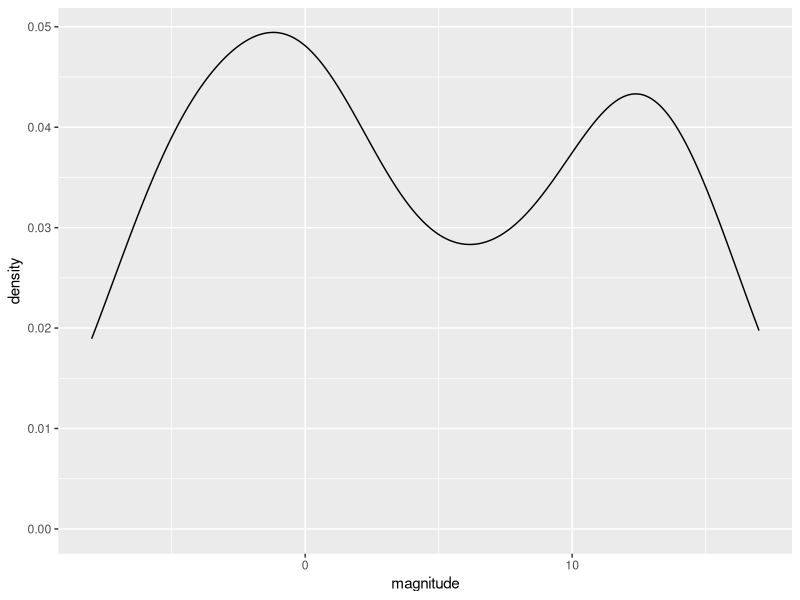
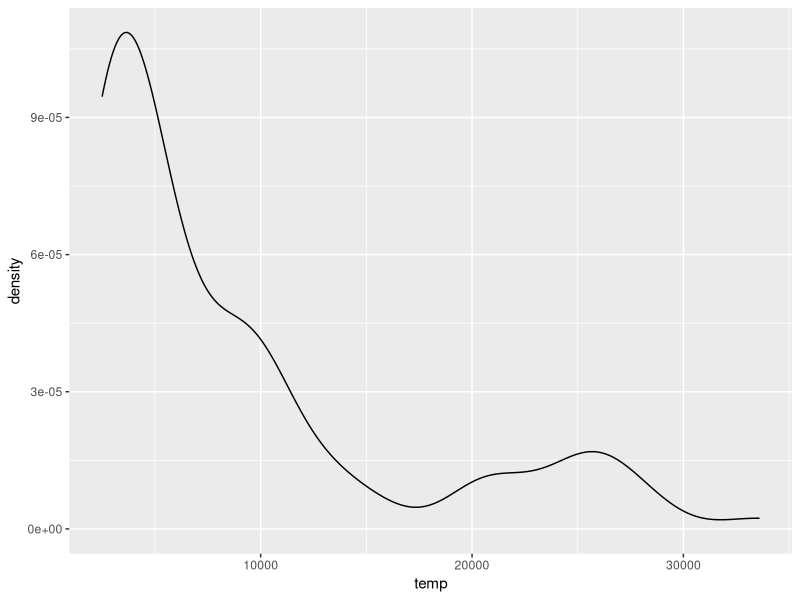
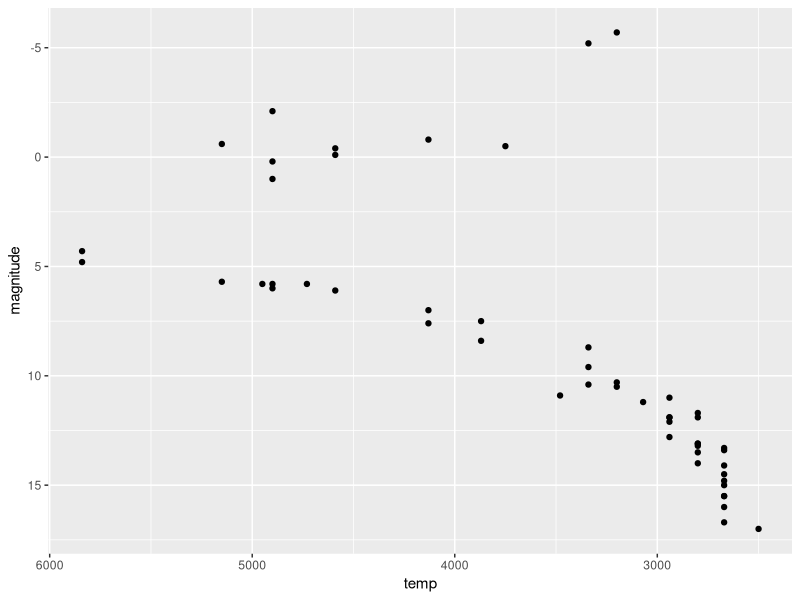
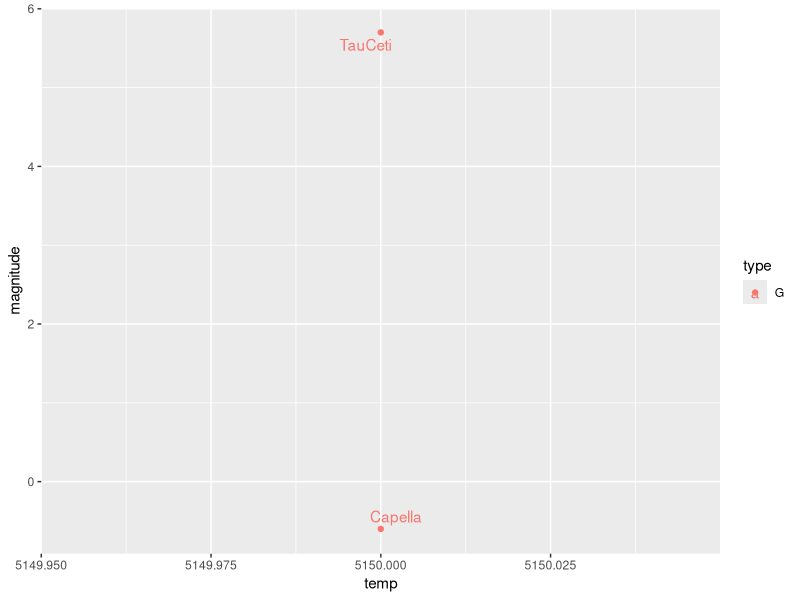
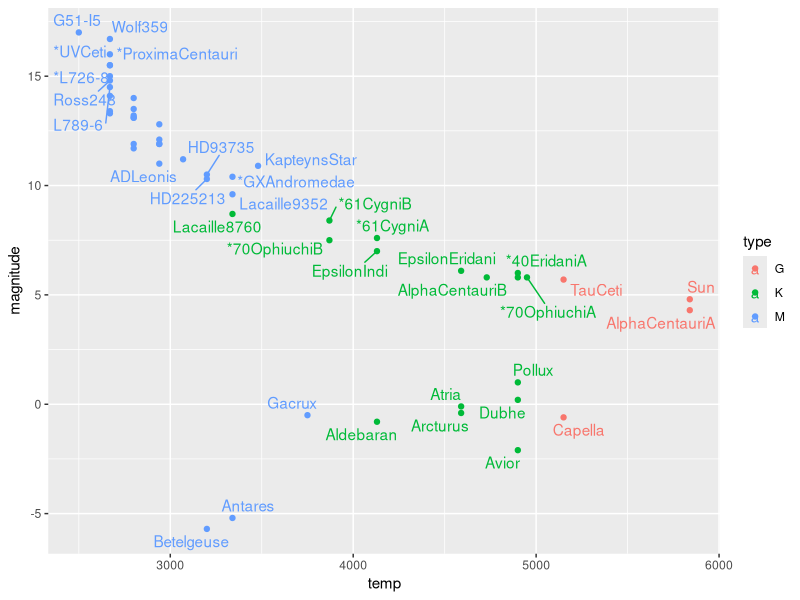
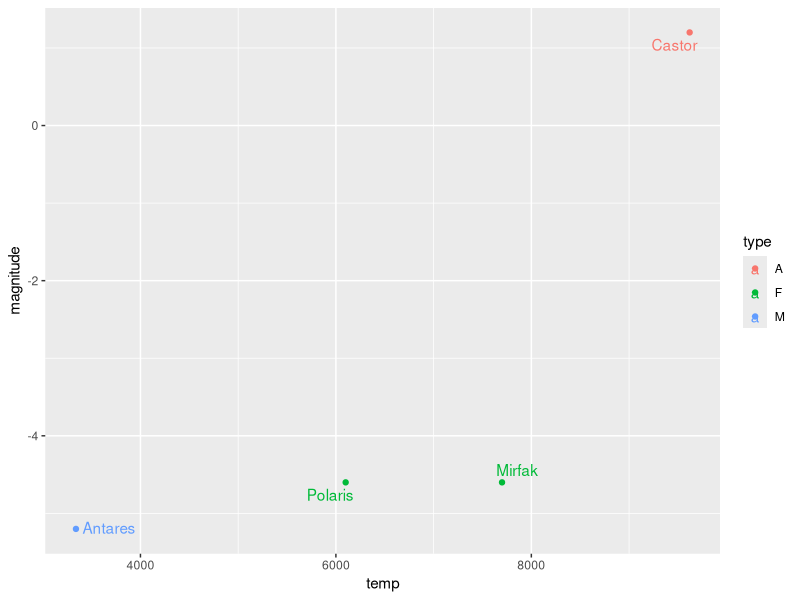
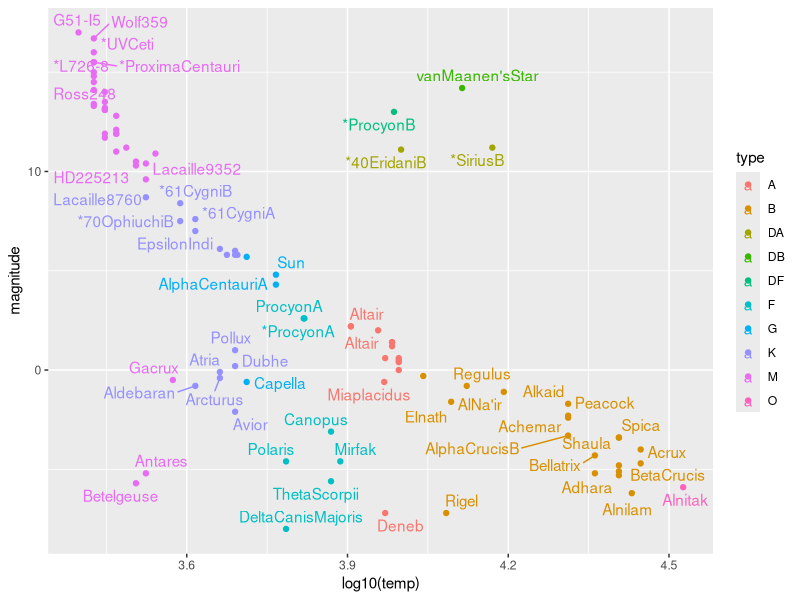
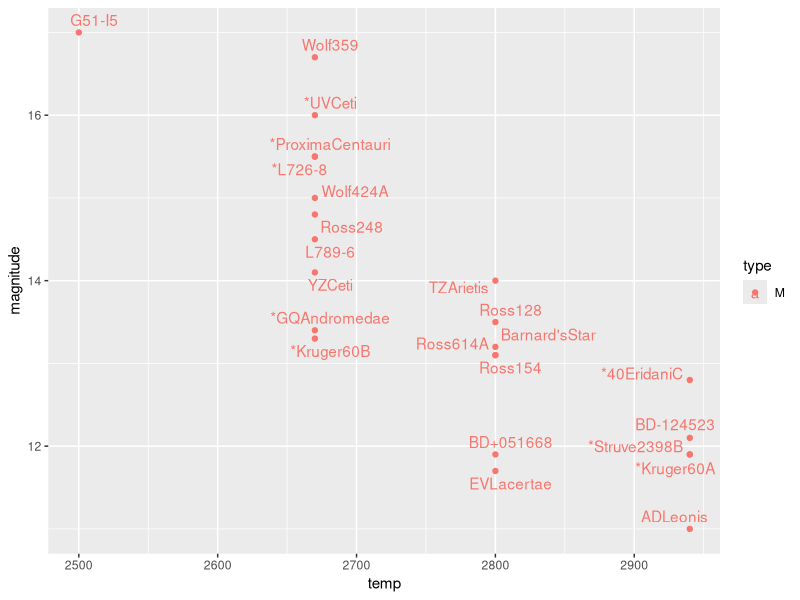

Recreate these plots in R, in order.
library(tidyverse)
library(dslabs)
library(ggrepel)
data(stars)

stars %>% filter(!is.na(magnitude)) %>%
  ggplot(aes(magnitude)) + 
  geom_density()


stars %>% filter(!is.na(magnitude)) %>%
  ggplot(aes(temp)) + 
  geom_density()



stars %>% filter(!is.na(magnitude) & temp <=6000) %>%
  ggplot(aes(temp,magnitude)) + 
  geom_point() + scale_y_reverse() + scale_x_log10() + scale_x_reverse()

stars %>% filter(!is.na(temp) & temp >=5000 & temp <=5500) %>%
  ggplot(aes(temp,magnitude,col=type)) + 
  geom_point() + geom_text_repel(aes(label = star))


stars %>% filter(!is.na(temp) & temp<=6000) %>%
  ggplot(aes(temp,magnitude,col=type)) + 
  geom_point() + geom_text_repel(aes(label = star))

stars %>% filter(!is.na(temp) & star %in% c("Antares","Mirfak","Castor","Polaris","van Maanen's")) %>%
  ggplot(aes(temp,magnitude,col=type)) + 
  geom_point() + geom_text_repel(aes(label = star))



stars %>%
  ggplot(aes(log10(temp), magnitude,col=type)) +
  geom_point() +
  geom_text_repel(aes(label = star)) 

stars %>%  filter(!is.na(temp) & temp<=3000) %>%
  ggplot(aes(temp, magnitude,col=type)) +
  geom_point() +
  geom_text_repel(aes(label = star)) 

stars %>%  filter(!is.na(temp) & temp>=20000) %>%
  ggplot(aes(temp, magnitude,col=type)) +
  geom_point() +
  geom_text_repel(aes(label = star)) 

stars %>%
  filter(!is.na(temp) & star %in% c("Sun")) %>%
  ggplot(aes(log10(temp), magnitude,col=type)) +
  geom_point() +
  #geom_text_repel(aes(label = star)) +
  scale_x_reverse() +
  scale_y_reverse()
